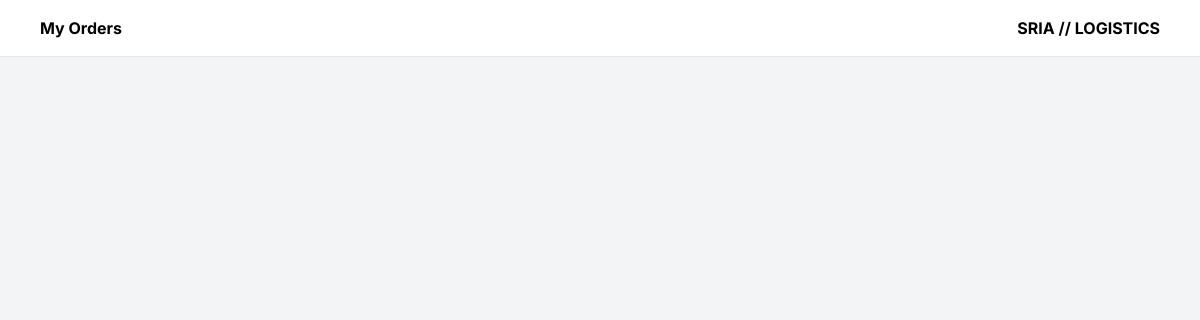
The app's page /my-orders/ (signed in), older data.
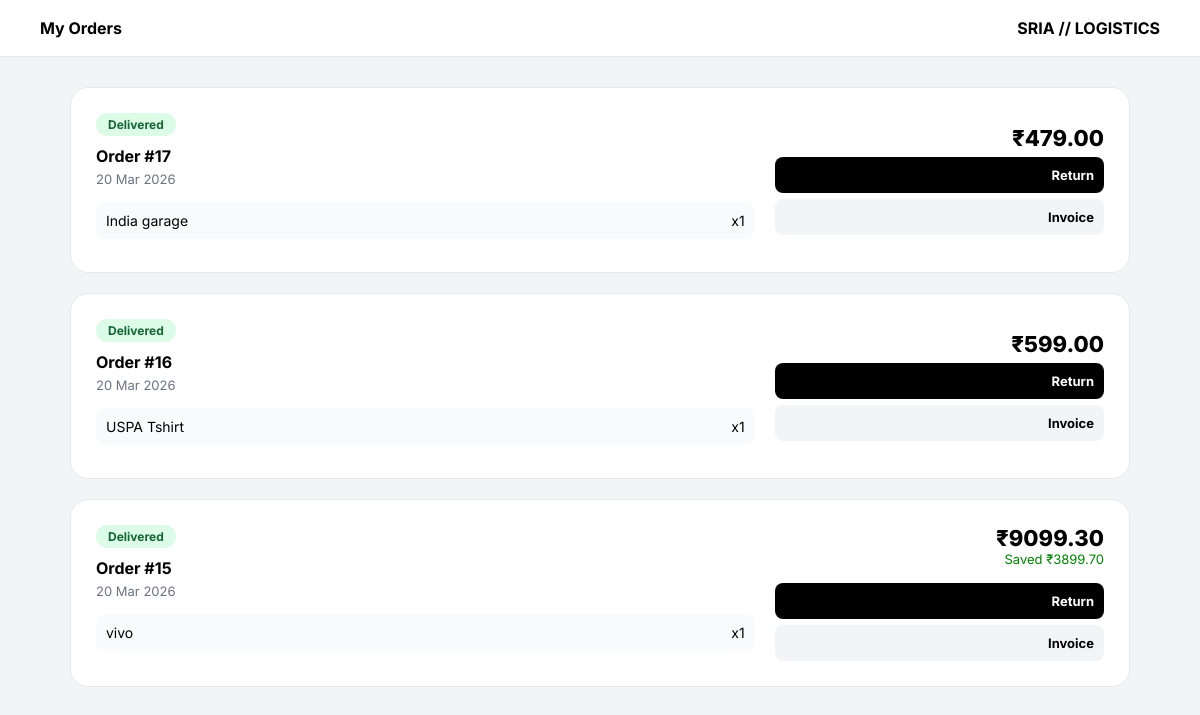
The same page, newer data.
### category/models.py (models this page shows, shortened)
class Order(models.Model):
    STATUS_CHOICES = (
        ('Placed', 'Placed'),
        ('Shipped', 'Shipped'),
        ('Delivered', 'Delivered'),
        ('Cancelled', 'Cancelled'),
    )
    PAYMENT_CHOICES = (
        ('COD', 'Cash On Delivery'),
        ('CARD', 'Card Payment'),
        ('UPI', 'UPI Payment'),
    )
    PAYMENT_STATUS = (
        ('Pending', 'Pending'),
        ('Paid', 'Paid'),
        ('Failed', 'Failed'),
    )
    user = models.ForeignKey(User, on_delete=models.CASCADE)
    total_amount = models.DecimalField(max_digits=10, decimal_places=2)
    discount_amount = models.DecimalField(max_digits=10, decimal_places=2, default=0)
    status = models.CharField(
        max_length=20,
        choices=STATUS_CHOICES,
        default='Placed'
    )
    payment_method = models.CharField(
        max_length=10,
        choices=PAYMENT_CHOICES,
        default='COD'
    )
    payment_status = models.CharField(
        max_length=10,
        choices=PAYMENT_STATUS,
        default='Pending'
    )
    created_at = models.DateTimeField(auto_now_add=True)
    estimated_delivery = models.DateTimeField(null=True, blank=True)
    delivered_at = models.DateTimeField(null=True, blank=True)
    stock_reduced = models.BooleanField(default=False)
    coins_used = models.IntegerField(default=0)
    coins_added = models.BooleanField(default=False)

class OrderItem(models.Model):
    order = models.ForeignKey(Order, on_delete=models.CASCADE, related_name="items")
    product = models.ForeignKey(Product, on_delete=models.CASCADE)
    variant = models.ForeignKey(ProductVariant, on_delete=models.SET_NULL, null=True)
    quantity = models.IntegerField()
    price = models.DecimalField(max_digits=10, decimal_places=2)

class Product(models.Model):
    category = models.ForeignKey(Category, on_delete=models.CASCADE)
    subcategory = models.ForeignKey(SubCategory, on_delete=models.CASCADE)
    name = models.CharField(max_length=200)
    description = models.TextField()
    price = models.DecimalField(max_digits=10, decimal_places=2)
    image = models.ImageField(upload_to='products/')
    stock=models.IntegerField(default=0)
    low_stock_threshold = models.IntegerField(default=0)
    coins = models.IntegerField(default=0)

### category/views.py (the view)
# urls.py: path("my-orders/", views.my_orders, name="my_orders"),
@login_required
def my_orders(request):
    orders = Order.objects.filter(user=request.user).order_by('-created_at')
    now = timezone.now()
    for order in orders:
        if not order.created_at:
            continue
        diff = now - order.created_at
        if diff < timedelta(seconds=30):
            order.display_status = "Placed"
        elif diff < timedelta(minutes=1):
            order.display_status = "Shipped"
        else:
            order.display_status = "Delivered"
            if order.status != "Delivered":
                order.status = "Delivered"
                order.delivered_at = now
                order.save()
    return render(request, "my_orders.html", {"orders": orders})

### category/service.py (called while the page is built, shortened)
def reduce_stock(product_id, quantity):
    with transaction.atomic():
        product = Product.objects.select_for_update().get(pk=product_id)
        if product.stock < quantity:
            return False
        old_stock = product.stock
        product.stock -= quantity
        product.save()
        return True

### category/templates/my_orders.html (shortened to what this page needs)
{% load static %}
<!DOCTYPE html>
<html lang="en">
<head>
</head>
<body>
<div class="header">
    <div>My Orders</div>
    <div>SRIA // LOGISTICS</div>
</div>
<div class="container">
{% for order in orders %}
<div class="order-card">
<div class="left">
{% if order.display_status == "Placed" %}
<div class="status placed">Order Received</div>
{% elif order.display_status == "Shipped" %}
<div class="status shipped">In Transit</div>
{% elif order.display_status == "Delivered" %}
<div class="status delivered">Delivered</div>
{% elif order.display_status == "Cancelled" %}
<div class="status cancelled">Cancelled</div>
{% endif %}
<div class="order-id">Order #{{ order.id }}</div>
<div class="date">{{ order.created_at|date:"d M Y" }}</div>
{% for item in order.items.all %}
<div class="item">
    <span>{{ item.product.name }}</span>
    <span>x{{ item.quantity }}</span>
</div>
{% endfor %}
</div>
<div class="right">
<div class="price">₹{{ order.total_amount }}</div>
{% if order.discount_amount > 0 %}
<div class="saved">Saved ₹{{ order.discount_amount }}</div>
{% endif %}
{% if order.display_status == "Delivered" %}
{% if not order.returns.all %}
<a href="{% url 'return_request' order.id %}" class="btn btn-return">Return</a>
{% endif %}
<a href="{% url 'download_invoice' order.id %}" class="btn btn-invoice">Invoice</a>
{% endif %}
</div>
</div>
{% endfor %}
</div>
</body>
</html>

### category/templates/my_orders.html (style rules this page uses)
:root { --accent:#2563eb; --bg:#f3f4f6; --card:#ffffff; --text:#111827; --muted:#6b7280; --border:#e5e7eb; }
* { margin:0;padding:0;box-sizing:border-box;font-family:'Inter' }
body { background:var(--bg); }
.header { background:white; padding:18px 40px; display:flex; justify-content:space-between; border-bottom:1px solid var(--border); font-weight:700; }
.container { max-width:1100px; margin:30px auto; padding:0 20px; }
.order-card { background:var(--card); border-radius:18px; padding:25px; margin-bottom:20px; border:1px solid var(--border); display:flex; justify-content:space-between; gap:20px; transition:0.2s; }
.left { flex:2; }
.status { display:inline-block; padding:4px 12px; border-radius:50px; font-size:12px; font-weight:700; margin-bottom:10px; }
.delivered { background:#dcfce7;color:#166534 }
.order-id { font-weight:700; margin-bottom:5px; }
.date { font-size:13px; color:var(--muted); margin-bottom:15px; }
.item { background:#f9fafb; padding:10px; border-radius:10px; margin-bottom:8px; font-size:14px; display:flex; justify-content:space-between; }
.right { flex:1; text-align:right; display:flex; flex-direction:column; justify-content:center; }
.price { font-size:22px; font-weight:800; }
.saved { color:green; font-size:13px; margin-bottom:10px; }
.btn { padding:10px; border-radius:8px; text-decoration:none; font-size:13px; font-weight:700; margin-top:6px; display:block; }
.btn-return { background:black;color:white }
.btn-invoice { background:#f3f4f6;color:black }

Row changes from the older to the newer data that the page shows:
added Order: status "Delivered", id "17", created_at "20 Mar 2026", total_amount "479.00"
added OrderItem: product.name "India garage", quantity "1", shown under "17"
added Order: shows "Delivered", id "16", created_at "20 Mar 2026", total_amount "599.00", shows "Return", shows "Invoice"
added OrderItem: product.name "USPA Tshirt", quantity "1", shown under "16"
added Order: shows "Delivered", id "15", created_at "20 Mar 2026", total_amount "9099.30", discount_amount "3899.70", shows "Return", shows "Invoice"
added OrderItem: product.name "vivo", quantity "1", shown under "15"
